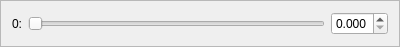
<?xml version="1.0" encoding="UTF-8"?>
<ui version="4.0">
 <class>ServoControll</class>
 <widget class="QFrame" name="ServoControll">
  <property name="geometry">
   <rect>
    <x>0</x>
    <y>0</y>
    <width>400</width>
    <height>43</height>
   </rect>
  </property>
  <property name="windowTitle">
   <string>Frame</string>
  </property>
  <property name="frameShape">
   <enum>QFrame::StyledPanel</enum>
  </property>
  <property name="frameShadow">
   <enum>QFrame::Raised</enum>
  </property>
  <layout class="QHBoxLayout" name="horizontalLayout">
   <item>
    <widget class="QLabel" name="label">
     <property name="text">
      <string>0:</string>
     </property>
    </widget>
   </item>
   <item>
    <widget class="QSlider" name="slider">
     <property name="maximum">
      <number>180</number>
     </property>
     <property name="orientation">
      <enum>Qt::Horizontal</enum>
     </property>
    </widget>
   </item>
   <item>
    <widget class="QDoubleSpinBox" name="spin_box">
     <property name="decimals">
      <number>3</number>
     </property>
     <property name="maximum">
      <double>1.000000000000000</double>
     </property>
     <property name="singleStep">
      <double>0.001000000000000</double>
     </property>
    </widget>
   </item>
  </layout>
 </widget>
 <resources/>
 <connections/>
</ui>
